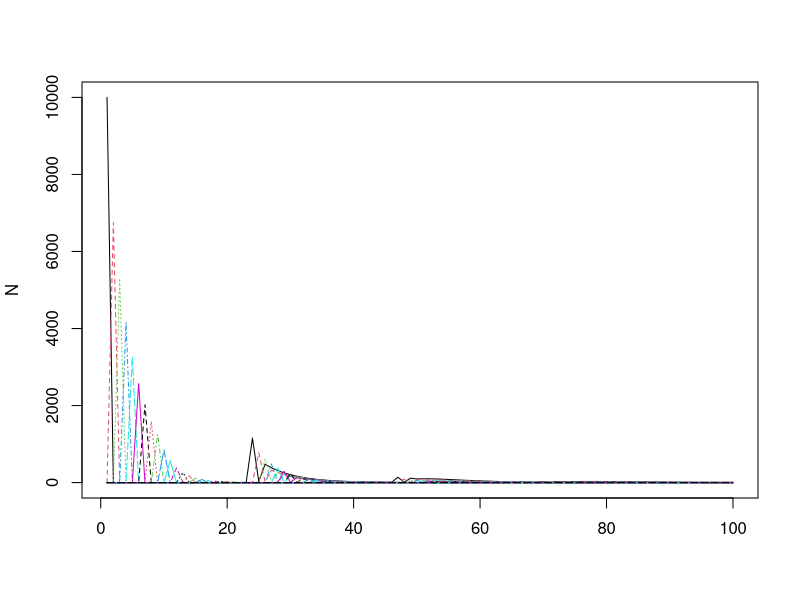
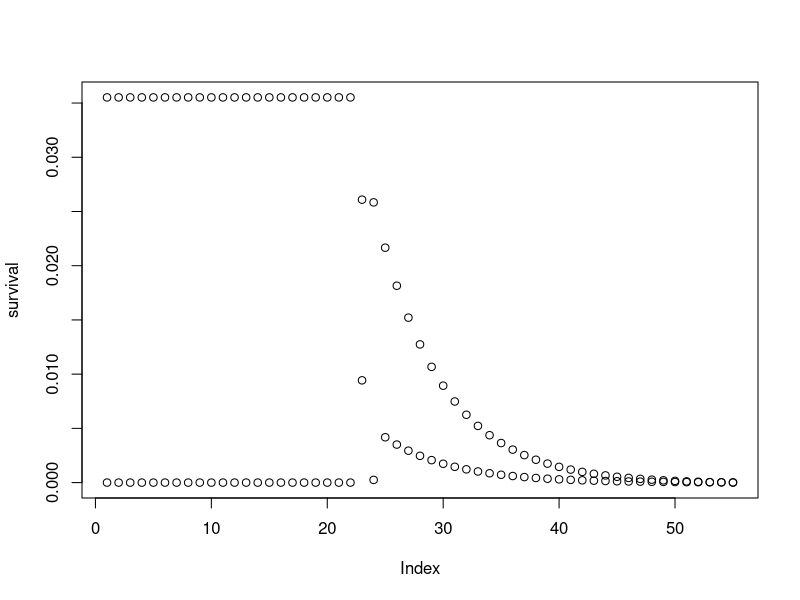
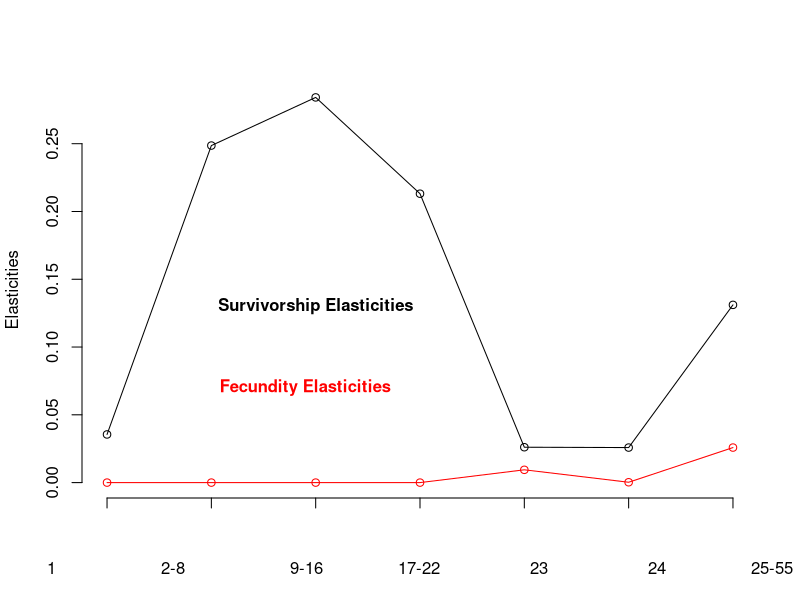
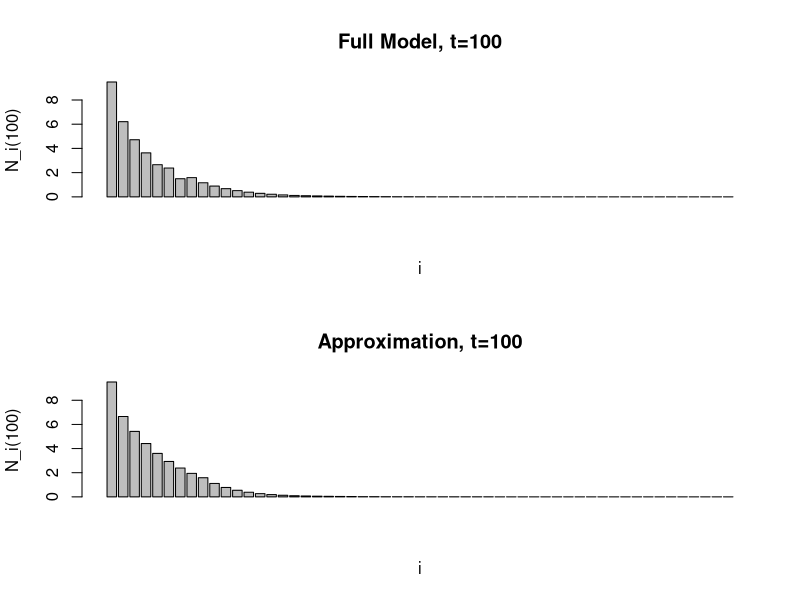

Recreate these plots in R, in order.
A=matrix(0,55,55)
A[2,1]=0.6747
# small juvs
for (i in 2:8){
  A[i+1,i]=0.7857
}
# large juvs
for (i in 9:16){
  A[i+1,i]=0.6758}
# subadults
for (i in 17:22){
  A[i+1,i]=0.7425}
# novice breeders
A[1,23]=127
A[24,23]=0.8091
# 1st remigrants
A[25,24]=0.8091
A[1,24]=4
# matures
for (i in 25:54){
  A[i+1,i]=0.8091
  A[1,i]=80}
A[1,55]=80

N1 = rep(0, 55)
N1[1] = 10000
Tmax = 100
N=matrix(NA,nrow=Tmax,ncol=55)
N[1,] = N1

for (t in 2:Tmax){
  N[t,] = A%*%N[t-1,]
}

matplot(N,type="l")

# Get the eigenvalues and eigenvectors of A
stuff = eigen(A)
# Grab the largest eigenvalue and its corresponding eigenvector
lambda = Re(stuff$values[1])
v = Re(stuff$vectors[,1])
v = v/sum(v)

# Get the vector of reproductive values
otherstuff = eigen(t(A))
w = Re(otherstuff$vectors[,1])
w = w/sum(v*w)

# Grab sensitivities and elasticities of each entry of A
S = w%o%v
E = S*A/lambda
# 
fecund = E[1,]
survival = diag(E[-1,-ncol(E)])
survival = c(survival, E[55,55])

plot(survival)
lines(fecund,type="p")

fecund_stage = c(fecund[1],sum(fecund[2:8]),sum(fecund[9:16]),sum(fecund[17:22]),fecund[23],fecund[24],sum(fecund[25:55]))
survival_stage = c(survival[1],sum(survival[2:8]),sum(survival[9:16]),sum(survival[17:22]),survival[23],survival[24],sum(survival[25:55]))
                                  
plot(survival_stage,axes=FALSE,type="l",ylim=c(0,max(survival_stage)),xlab="1                     2-8                     9-16               17-22                  23                    24                 25-55",ylab="Elasticities")
axis(1,labels=FALSE)
axis(2,labels=TRUE)
lines(survival_stage,type="p")
lines(fecund_stage,type="p",col="red")
lines(fecund_stage,col="red")
text(3,0.13,"Survivorship Elasticities",font=2)
text(2.9,0.07,"Fecundity Elasticities",col='red',font=2)

APPROX = 10000*w[1]*lambda^Tmax*v
# 
par(mfrow=c(2,1))
# 
barplot(N[Tmax,],main="Full Model, t=100",xlab="i",ylab="N_i(100)")
barplot(APPROX,main="Approximation, t=100",xlab="i",ylab="N_i(100)")
# 
# par(mfrow=c(1,1))
# E = sum(abs(N[Tmax,]-APPROX))
# E
